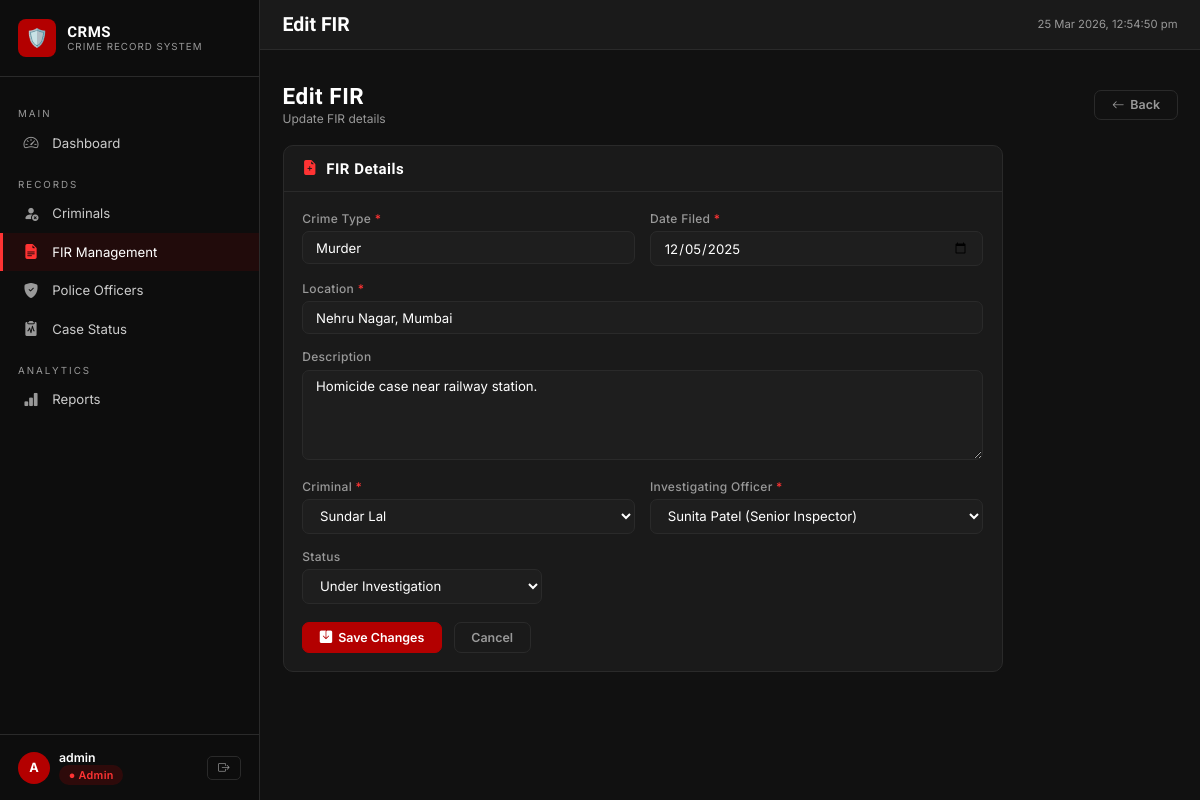
The app's page /fir/2/edit (signed in) with its own data.
### tables this page shows
CREATE TABLE fir (
    fir_id       INTEGER PRIMARY KEY AUTOINCREMENT,
    crime_type   TEXT    NOT NULL,
    date_filed   TEXT    NOT NULL DEFAULT (date('now')),
    location     TEXT    NOT NULL,
    description  TEXT,
    criminal_id  INTEGER NOT NULL,
    officer_id   INTEGER NOT NULL,
    status       TEXT    NOT NULL DEFAULT 'Open'
                         CHECK(status IN ('Open','Under Investigation','Closed','Dismissed')),
    created_at   TEXT    NOT NULL DEFAULT (datetime('now')),
    updated_at   TEXT    NOT NULL DEFAULT (datetime('now')),
    FOREIGN KEY (criminal_id) REFERENCES criminal(criminal_id)
        ON UPDATE CASCADE ON DELETE RESTRICT,
    FOREIGN KEY (officer_id)  REFERENCES police_officer(officer_id)
        ON UPDATE CASCADE ON DELETE RESTRICT
);

CREATE TABLE criminal (
    criminal_id    INTEGER PRIMARY KEY AUTOINCREMENT,
    name           TEXT    NOT NULL,
    age            INTEGER NOT NULL CHECK(age > 0 AND age < 120),
    gender         TEXT    NOT NULL CHECK(gender IN ('Male','Female','Other')),
    address        TEXT,
    previous_cases INTEGER NOT NULL DEFAULT 0 CHECK(previous_cases >= 0),
    photo_url      TEXT,
    created_at     TEXT    NOT NULL DEFAULT (datetime('now')),
    updated_at     TEXT    NOT NULL DEFAULT (datetime('now'))
);

CREATE TABLE police_officer (
    officer_id  INTEGER PRIMARY KEY AUTOINCREMENT,
    name        TEXT NOT NULL,
    rank        TEXT NOT NULL,
    station     TEXT NOT NULL,
    badge_no    TEXT UNIQUE,
    phone       TEXT,
    created_at  TEXT NOT NULL DEFAULT (datetime('now')),
    updated_at  TEXT NOT NULL DEFAULT (datetime('now'))
);

### app.py (the view, shortened to what this page needs)
@app.route('/fir/<int:fid>/edit', methods=['GET', 'POST'])
@login_required
def fir_edit(fid):
    fir = query_db("SELECT * FROM fir WHERE fir_id=?", (fid,), one=True)
    if not fir:
        flash('FIR not found.', 'danger')
        return redirect(url_for('fir_list'))
    criminals = query_db("SELECT criminal_id, name FROM criminal ORDER BY name")
    officers  = query_db("SELECT officer_id, name, rank FROM police_officer ORDER BY name")
    return render_template('fir/form.html', action='Edit', fir=fir,
                           criminals=criminals, officers=officers)

### app.py (called while the page is built)
def get_db():
    db = getattr(g, '_database', None)
    if db is None:
        db = g._database = sqlite3.connect(DATABASE)
        db.row_factory = sqlite3.Row
        db.execute("PRAGMA foreign_keys = ON")
    return db

@app.teardown_appcontext
def close_connection(exception):
    db = getattr(g, '_database', None)
    if db is not None:
        db.close()

def query_db(sql, args=(), one=False):
    cur = get_db().execute(sql, args)
    rv  = cur.fetchall()
    cur.close()
    return (rv[0] if rv else None) if one else rv

def login_required(f):
    @wraps(f)
    def decorated(*args, **kwargs):
        if 'user_id' not in session:
            flash('Please log in to continue.', 'warning')
            return redirect(url_for('login'))
        return f(*args, **kwargs)
    return decorated

### templates/fir/form.html (shortened to what this page needs)
{% extends 'base.html' %}
{% block topbar_title %}{{ action }} FIR{% endblock %}
{% block content %}
<div class="page-header">
  <div>
    <h2 class="page-title">{{ action }} FIR</h2>
    <p class="page-subtitle">{% if action == 'Register' %}File a new First Information Report{% else %}Update FIR details{% endif %}</p>
  </div>
  <a href="{{ url_for('fir_list') }}" class="btn btn-outline">
    <i class="bi bi-arrow-left"></i> Back
  </a>
</div>
<div style="max-width:720px">
  <div class="card">
    <div class="card-header">
      <h5><i class="bi bi-file-earmark-plus-fill" style="color:var(--accent)"></i>&nbsp; FIR Details</h5>
    </div>
    <div class="card-body">
      <form method="POST">
        <div class="grid grid-2">
          <div class="form-group">
            <label class="form-label">Crime Type <span style="color:var(--accent)">*</span></label>
            <input type="text" name="crime_type" class="form-control"
                   value="{{ fir.crime_type or '' }}" required
                   placeholder="e.g. Robbery, Fraud, Murder…"/>
          </div>
          <div class="form-group">
            <label class="form-label">Date Filed <span style="color:var(--accent)">*</span></label>
            <input type="date" name="date_filed" class="form-control"
                   value="{{ fir.date_filed or '' }}" required/>
          </div>
        </div>
        <div class="form-group">
          <label class="form-label">Location <span style="color:var(--accent)">*</span></label>
          <input type="text" name="location" class="form-control"
                 value="{{ fir.location or '' }}" required placeholder="Crime location"/>
        </div>
        <div class="form-group">
          <label class="form-label">Description</label>
          <textarea name="description" class="form-control"
                    placeholder="Brief description of the incident…">{{ fir.description or '' }}</textarea>
        </div>
        <div class="grid grid-2">
          <div class="form-group">
            <label class="form-label">Criminal <span style="color:var(--accent)">*</span></label>
            <select name="criminal_id" class="form-select" required>
              {% for c in criminals %}
              <option value="{{ c.criminal_id }}"
                {% if fir.criminal_id|string == c.criminal_id|string %}selected{% endif %}>
                {{ c.name }}
              </option>
              {% endfor %}
            </select>
          </div>
          <div class="form-group">
            <label class="form-label">Investigating Officer <span style="color:var(--accent)">*</span></label>
            <select name="officer_id" class="form-select" required>
              {% for o in officers %}
              <option value="{{ o.officer_id }}"
                {% if fir.officer_id|string == o.officer_id|string %}selected{% endif %}>
                {{ o.name }} ({{ o.rank }})
              </option>
              {% endfor %}
            </select>
          </div>
        </div>
        <div class="form-group" style="max-width:240px">
          <label class="form-label">Status</label>
          <select name="status" class="form-select">
            {% for s in ['Open','Under Investigation','Closed','Dismissed'] %}
            <option value="{{ s }}"
              {% if fir.status == s or (not fir.status and s == 'Open') %}selected{% endif %}>
              {{ s }}
            </option>
            {% endfor %}
          </select>
        </div>
        <div class="d-flex gap-2 mt-3">
          <button type="submit" class="btn btn-primary">
            <i class="bi bi-save-fill"></i>
            {% if action == 'Register' %}Register FIR{% else %}Save Changes{% endif %}
          </button>
          <a href="{{ url_for('fir_list') }}" class="btn btn-outline">Cancel</a>
        </div>
      </form>
    </div>
  </div>
</div>
{% endblock %}

### static/css/style.css (style rules this page uses)
:root { --bg-main: #111111; --bg-card: #1a1a1a; --bg-sidebar: #0d0d0d; --primary: #b30000; --primary-d: #8a0000; --accent: #ff3333; --text: #ffffff; --text-muted: #999999; --border: #2a2a2a; --success: #28a745; --warning: #ffc107; --info: #17a2b8; --danger: #dc3545; --input-bg: #1e1e1e; --hover-row: #1f1f1f; --sidebar-w: 260px; --transition: 0.2s ease; }
*, *::before, *::after { box-sizing: border-box; margin: 0; padding: 0; }
html { font-size: 15px; }
body { font-family: 'Inter', sans-serif; background: var(--bg-main); color: var(--text); min-height: 100vh; overflow-x: hidden; }
h1,h2,h3,h4,h5,h6 { font-family: 'Rajdhani', sans-serif; font-weight: 700; letter-spacing: .5px; }
a { color: var(--accent); text-decoration: none; transition: color var(--transition); }
.card { background: var(--bg-card); border: 1px solid var(--border); border-radius: 10px; overflow: hidden; }
.card-header { padding: .9rem 1.25rem; border-bottom: 1px solid var(--border); display: flex; align-items: center; justify-content: space-between; }
.card-header h5 { font-size: 1rem; margin: 0; }
.card-body { padding: 1.25rem; }
.form-group { margin-bottom: 1rem; }
.form-label { display: block; font-size: .8rem; color: var(--text-muted); margin-bottom: .35rem; font-weight: 500; letter-spacing: .3px; }
.form-control, .form-select { width: 100%; background: var(--input-bg); border: 1px solid var(--border); border-radius: 7px; color: var(--text); padding: .5rem .85rem; font-size: .88rem; transition: border-color var(--transition), box-shadow var(--transition); outline: none; font-family: 'Inter', sans-serif; }
.form-control::placeholder { color: #555; }
select.form-select option { background: #1e1e1e; }
textarea.form-control { resize: vertical; min-height: 90px; }
.btn { display: inline-flex; align-items: center; gap: .4rem; padding: .45rem 1.1rem; border-radius: 7px; font-size: .83rem; font-weight: 600; cursor: pointer; border: 1px solid transparent; transition: all var(--transition); font-family: 'Inter', sans-serif; white-space: nowrap; text-decoration: none; }
.btn-primary { background: var(--primary); color: #fff; border-color: var(--primary); }
.btn-outline { background: transparent; color: var(--text-muted); border-color: var(--border); }
.page-header { display: flex; align-items: center; justify-content: space-between; margin-bottom: 1.25rem; flex-wrap: wrap; gap: .75rem; }
.page-title { font-size: 1.5rem; font-weight: 700; }
.page-subtitle { font-size: .8rem; color: var(--text-muted); margin-top: 2px; }
.grid { display: grid; gap: 1rem; }
.grid-2 { grid-template-columns: repeat(2, 1fr); }
.mt-3 { margin-top: 1.2rem; }
.d-flex { display: flex; }
.gap-2 { gap: .8rem; }

### records on screen
fir: crime_type "Murder", date_filed "12/05/2025", location "Nehru Nagar, Mumbai", description "Homicide case near railway station.", criminal_id "Sundar Lal", officer_id "Sunita Patel (Senior Inspector)", status "Under Investigation"

### other values on screen
{{ session.username[0]|upper }} "A"
{{ session.username }} "admin"
{{ action }} "Edit"
